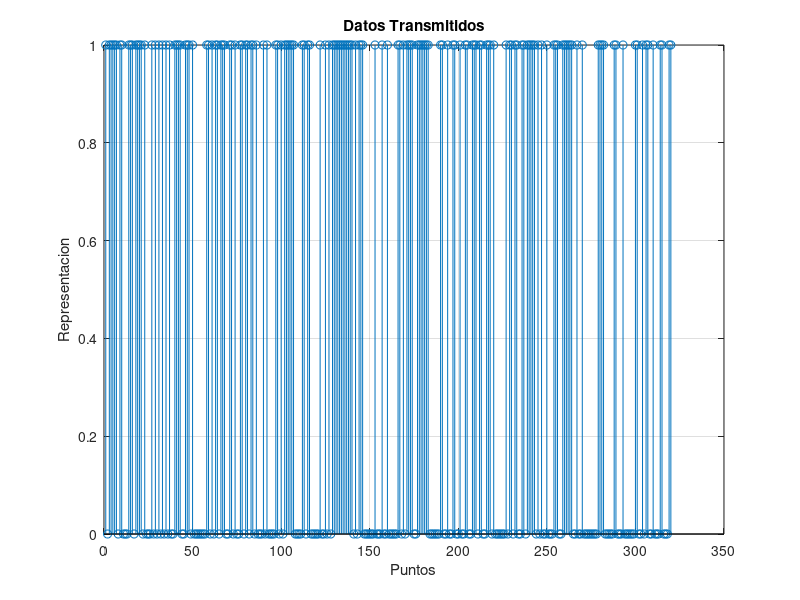

The MATLAB script that drew this image: (Note: this script raises an error after producing the figure.)
clear all
clc
close  

M = 32;                          %   SEÑAL PSK 
no_of_data_points = 320;        %   PUNTOS DE LA CONSTELACION
block_size = 32;                 %   PREFIJO CICLICO
cp_len = block_size/4;  %   LONGITUD DE PREFIJO CICLICO
no_of_ifft_points = block_size;           %   3NUMERO DE SUBPORTADORAS
no_of_fft_points = block_size;
%   ---------------------------------------------
%   B:  %   +++++   TRANSMITTER    +++++
%   ---------------------------------------------
%   1.  Generate 1 x 3200 vector of data points phase representations
data_source = randsrc(1, no_of_data_points, 0:1);
data_ingreso=de2bi(data_source,6);
figure(1)
stem(data_source); grid on; xlabel('Puntos'); ylabel('Representacion')
title('Datos Transmitidos')
%   2.  MODULACION QPSK
qam_modulated_data = qammod(data_source, M);
%   3.  hACER LA MULTIPLEXACION CON IFFT
num_cols=length(qam_modulated_data)/block_size;
data_matrix = reshape(qam_modulated_data, block_size, num_cols);
%  CREACION DE UNA  MTRIZ PARA LA ifft
cp_start = block_size-cp_len;
cp_end = block_size;
%   
for i=1:num_cols,
    ifft_data_matrix(:,i) = ifft((data_matrix(:,i)),no_of_ifft_points);
    %   rEALIZACION DEL PREFIJO
    for j=1:cp_len,
       actual_cp(j,i) = ifft_data_matrix(j+cp_start,i);
    end
   
    ifft_data(:,i) = vertcat(actual_cp(:,i),ifft_data_matrix(:,i));
end
%   4.  cONVERTIR SERIE PARALELO
[rows_ifft_data cols_ifft_data]=size(ifft_data);
len_ofdm_data = rows_ifft_data*cols_ifft_data;
%   Actual OFDM signal to be transmitted
ofdm_signal = reshape(ifft_data, 1, len_ofdm_data);
figure(3)
plot(real(ofdm_signal)); xlabel('Tiempo'); ylabel('Amplitud');
axis([1 64 -2.5 2.5]);
title('Señal OFDM');grid on;
figure(4)
tfsm=fft(real(ofdm_signal),1600/32 *length(real(ofdm_signal)));
tfsm = fftshift(tfsm); 
x1 = floor((1/2-(3*32/(2*1600)))*length(tfsm));
x2 = floor((1/2+(5*32/(2*1600)))*length(tfsm));
tfsm = tfsm(x1:x2); % Seleccionamos la parte que queremos representar
tfsm = 10*log10(abs(tfsm)); 
Fmd=linspace(-1000,1000,length(tfsm));
plot(Fmd,tfsm,'r');
%axis([-300 300 -10 15]);
title('Espectro Señal Frecuencia');
xlabel('Frecuencia (Hz)');
ylabel('Amplitud');

%canal con ruido
ofdm_signal1=awgn(ofdm_signal,25); 

%     +++++   RECEPCION    +++++
recvd_signal = ofdm_signal1;
%   4.  CONVIERTE "PARALELO SERIE
recvd_signal_matrix = reshape(recvd_signal,rows_ifft_data, cols_ifft_data);
%   5.  rEMUECO EL PREFIJO CICLICO
recvd_signal_matrix(1:cp_len,:)=[];
%   6.  UTILIZAR fft
for i=1:cols_ifft_data,
    %   FFT
    fft_data_matrix(:,i) = fft(recvd_signal_matrix(:,i),no_of_fft_points);
end
%   7.  CONVERTIR SERIE IMPLEMENTADO CON PULSOS
recvd_serial_data = reshape(fft_data_matrix, 1,(block_size*num_cols));
%   8.  SE DEMODULA
qam_demodulated_data = qamdemod(recvd_serial_data,M);
figure(6)
stem(qam_demodulated_data);title('Datos Recibidos');
data_salida=de2bi(qam_demodulated_data,6);
[x,BER]=biterr(data_ingreso,data_salida);
BER